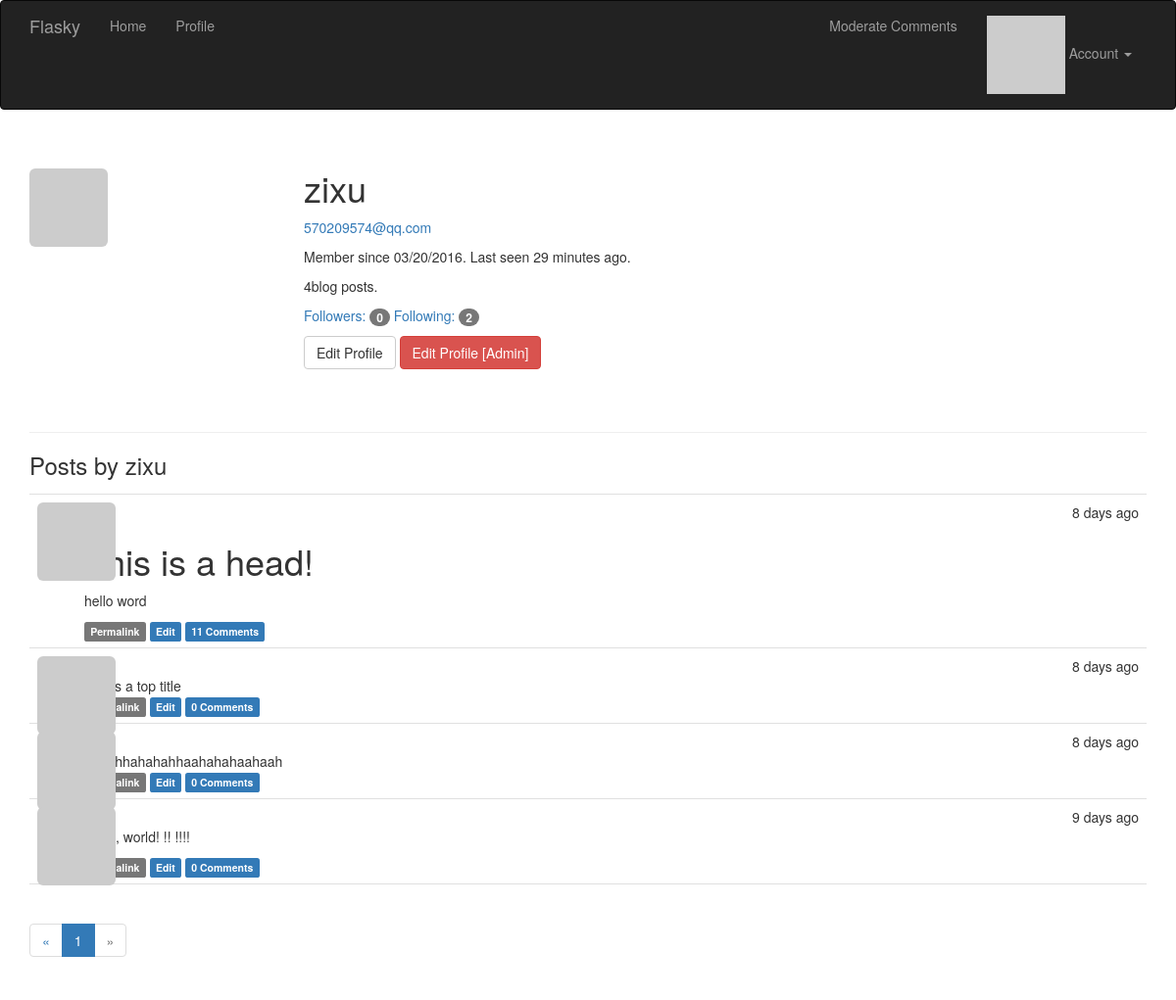
Page /user/zixu (signed in) on the committed database.
### app/models.py (models this page shows, shortened)
class User(UserMixin, db.Model):
    __tablename__ = 'users'
    id = db.Column(db.Integer, primary_key=True)
    email = db.Column(db.String(64), unique=True, index=True)
    username = db.Column(db.String(64), unique=True, index=True)
    role_id = db.Column(db.Integer, db.ForeignKey('roles.id'))
    password_hash = db.Column(db.String(128))
    confirmed = db.Column(db.Boolean, default=False)
    name = db.Column(db.String(64))
    location = db.Column(db.String(64))
    about_me = db.Column(db.Text())
    member_since = db.Column(db.DateTime(), default=datetime.utcnow)
    last_seen = db.Column(db.DateTime(), default=datetime.utcnow)
    avatar_hash = db.Column(db.String(32))
    posts = db.relationship('Post', backref='author', lazy='dynamic')
    followed = db.relationship('Follow',
                               foreign_keys=[Follow.follower_id],
                               backref=db.backref('follower', lazy='joined'),
                               lazy='dynamic',
                               cascade='all, delete-orphan')
    followers = db.relationship('Follow',
                                foreign_keys=[Follow.followed_id],
                                backref=db.backref('followed', lazy='joined'),
                                lazy='dynamic',
                                cascade='all, delete-orphan')
    comments = db.relationship('Comment', backref='author', lazy='dynamic')
    @property
    def password(self):
        raise AttributeError('password is not a readable attribute')
    def can(self, permissions):
        return self.role is not None and \
            (self.role.permissions & permissions) == permissions
    def is_administrator(self):
        return self.can(Permission.ADMINISTER)
    def ping(self):
        self.last_seen = datetime.utcnow()
        db.session.add(self)
    def gravatar(self, size=100, default='identicon', rating='g'):
        if request.is_secure:
            url = 'https://secure.gravatar.com/avatar'
        else:
            url = 'http://www.gravatar.com/avatar'
        hash = self.avatar_hash or hashlib.md5(
            self.email.encode('utf-8')).hexdigest()
        return '{url}/{hash}?s={size}&d={default}&r={rating}'.format(
            url=url, hash=hash, size=size, default=default, rating=rating)

class Post(db.Model):
    __tablename__ = 'posts'
    id = db.Column(db.Integer, primary_key=True)
    body = db.Column(db.Text)
    body_html = db.Column(db.Text)
    timestamp = db.Column(db.DateTime, index=True, default=datetime.utcnow)
    author_id = db.Column(db.Integer, db.ForeignKey('users.id'))
    comments = db.relationship('Comment', backref='post', lazy='dynamic')

### app/main/views.py (the view)
@main.route('/user/<username>')
def user(username):
    user = User.query.filter_by(username=username).first_or_404()
    page = request.args.get('page', 1, type=int)
    pagination = user.posts.order_by(Post.timestamp.desc()).paginate(
        page, per_page=current_app.config['FLASKY_POSTS_PER_PAGE'],
        error_out=False)
    posts = pagination.items
    return render_template('user.html', user=user, posts=posts, pagination=pagination)

### app/auth/views.py (called while the page is built)
@auth.before_app_request
def before_request():
    if current_user.is_authenticated:
        current_user.ping()
        if not current_user.confirmed \
                and request.endpoint[:5] != 'auth.' \
                and request.endpoint != 'static':
            return redirect(url_for('auth.unconfirmed'))

### app/main/__init__.py (called while the page is built)
@main.app_context_processor
def inject_permissions():
    return dict(Permission=Permission)

### app/main/views.py (called while the page is built)
@main.after_app_request
def after_request(response):
    for query in get_debug_queries():
        if query.duration >= current_app.config['FLASKY_SLOW_DB_QUERY_TIME']:
            current_app.logger.warning(
                'Slow query: %s\nParameters: %s\nDuration: %fs\nContext: %s\n' %
                                       (query.statement, query.parameters, query.duration,
                                            query.context))
    return response

### app/models.py (called while the page is built)
@login_manager.user_loader
def load_user(user_id):
    return User.query.get(int(user_id))

### app/templates/user.html (shortened to what this page needs)
{% extends "base.html" %}
{% import "_macros.html" as macros %}
{% block page_content %}
<div class="page-header">
    <img class="img-rounded profile-thumbnail" src="{{ user.gravatar(size=256) }}">
    <div class="profile-header">
        <h1>{{ user.username }}</h1>
        {% if current_user.is_administrator() %}
        <p><a href="mailto:{{ user.email }}">{{ user.email }}</a></p>
        {% endif %}
        <p>Member since {{ moment(user.member_since).format('L') }}. Last seen {{ moment(user.last_seen).fromNow() }}.</p>
        <p>{{ user.posts.count() }}blog posts.</p>
        <p>
            <a href="{{ url_for('.followers', username=user.username) }}">
                Followers: <span class="badge">{{ user.followers.count() - 1 }}</span>
            </a>
            <a href="{{ url_for('.followed_by', username=user.username) }}">
                Following: <span class="badge">{{ user.followed.count() - 1}}</span>
            </a>
        </p>
        <p>
            {% if user == current_user %}
            <a class="btn btn-default" href="{{ url_for('.edit_profile') }}">Edit Profile</a>
            {% endif %}
            {% if current_user.is_administrator() %}
            <a class="btn btn-danger" href="{{ url_for('.edit_profile_admin', id=user.id) }}">Edit Profile [Admin]</a>
            {% endif %}
        </p>
    </div>
</div>
<h3>Posts by {{ user.username }}</h3>
{% include '_post.html' %}
{% if pagination %}
<div class="pagination">
    {{ macros.pagination_widget(pagination, '.user', username=user.username) }}
</div>
{% endif %}
{% endblock %}

### app/templates/_post.html (shortened to what this page needs)
<ul class="posts">
	{% for post in posts %}
	<li class="post">
		<div class="post-thumbnail">
			<a href="{{ url_for('.user', username=post.author.username) }}">
				<img class="img-rounded profile-thumbnail" src="{{ post.author.gravatar(size=40) }}">
			</a>
		</div>
		<div class="post-content">
			<div class="post-date">{{ moment(post.timestamp).fromNow() }}</div>
			<div class="post-author">
				<a href="{{ url_for('.user', username=post.author.username) }}">
				</a>
			</div>
			<div class="post-body">
				{% if post.body_html %}
					{{ post.body_html | safe }}
				{% else %}
					{{ post.body }}
				{% endif %}
			</div>
			<div class="post-footer">
				<a href="{{ url_for('.post', id=post.id) }}">
					<span class="label label-default">Permalink</span>
				</a>
				{% if current_user == post.author %}
				<a href="{{ url_for('.edit', id=post.id) }}">
					<span class="label label-primary">Edit</span>
				</a>
				{% elif current_user.is_administrator() %}
				<a href="{{ url_for('.edit', id=post.id) }}">
					<sapn class="label label-danger">Edit [Admin]</sapn>
				</a>
				{% endif %}
				<a href="{{ url_for('.post', id=post.id) }}#comments">
					<span class="label label-primary">
						{{ post.comments.count() }} Comments
					</span>
				</a>
			</div>
	</li>
	{% endfor %}
</ul>

### app/static/styles.css (style rules this page uses)
.profile-thumbnail { position: absolute; }
.profile-header { min-height: 260px; margin-left: 280px; }
ul.posts { list-style-type: none; padding: 0px; margin: 16px 0px 0px 0px; border-top: 1px solid #e0e0e0; }
ul.posts li.post { padding: 8px; border-bottom: 1px solid #e0e0e0; }
div.post-date { float: right; }
div.post-author { font-weight: bold; }
div.post-thumbnail { position: absolute; }
div.post-content { margin-left: 48px; min-height: 48px; }

### rows in the picture
User: username "zixu", email "570209574@qq.com", member_since "03/20/2016", last_seen "29 minutes ago"
Post: timestamp "8 days ago", body_html "This is a head! hello word", comments.count "11"
Post: timestamp "8 days ago", body "# This a top title", comments.count "0"
Post: timestamp "8 days ago", body "hahahhahahahhaahahahaahaah", comments.count "0"
Post: timestamp "9 days ago", body_html "Hello, world! !! !!!!", comments.count "0"

### other values in the picture
{{ user.posts.count() }} "4"
{{ user.followers.count() - 1 }} "0"
{{ user.followed.count() - 1 }} "2"
{{ p }} "1"
